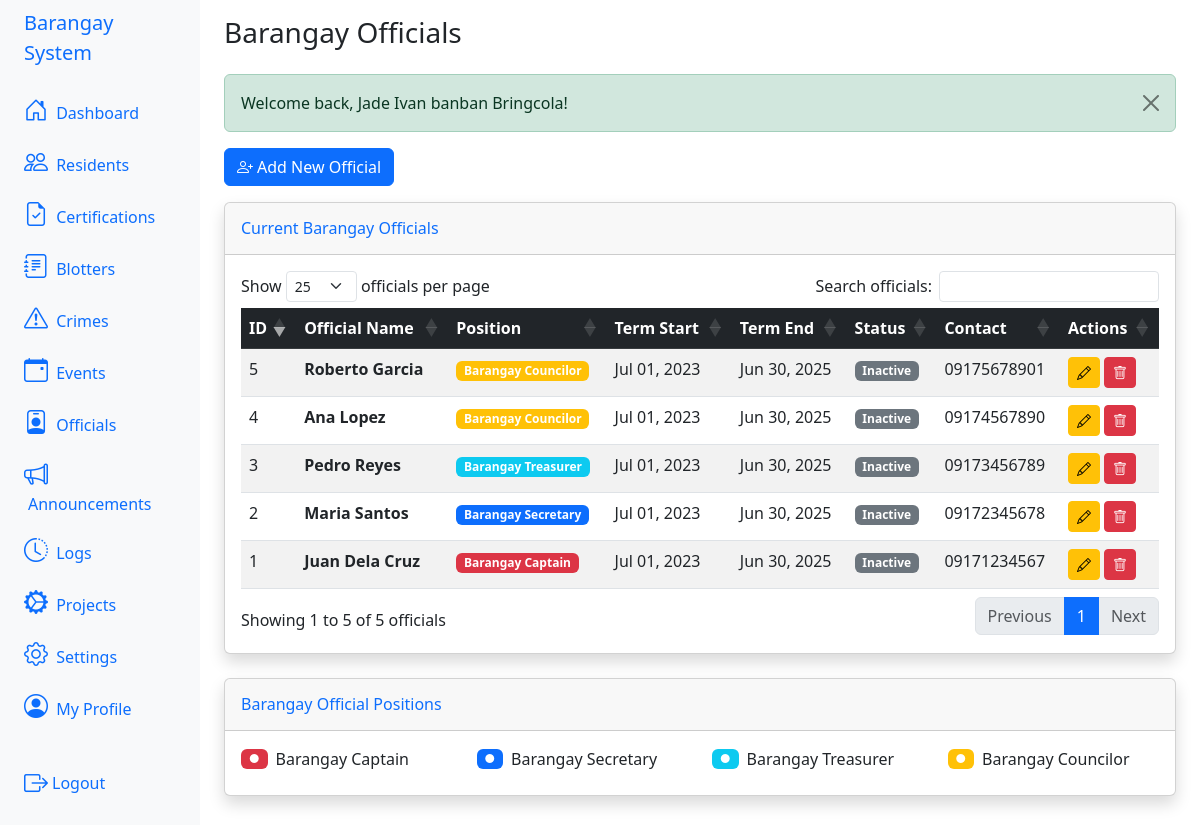
The page /index.php?action=officials (signed in) on the database its author committed.
### tables this page shows
CREATE TABLE IF NOT EXISTS `tbl_officials` (
  `id` int NOT NULL AUTO_INCREMENT,
  `resident_id` int NOT NULL,
  `position` varchar(255) NOT NULL,
  `term_start` date DEFAULT NULL,
  `term_end` date DEFAULT NULL,
  `created_at` timestamp NULL DEFAULT CURRENT_TIMESTAMP,
  PRIMARY KEY (`id`),
  KEY `resident_id` (`resident_id`),
  CONSTRAINT `tbl_officials_ibfk_1` FOREIGN KEY (`resident_id`) REFERENCES `tbl_residents` (`id`) ON DELETE CASCADE
);

CREATE TABLE IF NOT EXISTS `tbl_residents` (
  `id` int NOT NULL AUTO_INCREMENT,
  `user_id` int DEFAULT NULL,
  `full_name` varchar(255) NOT NULL,
  `address` text NOT NULL,
  `birthdate` date NOT NULL,
  `gender` enum('male','female','other') NOT NULL,
  `contact_number` varchar(50) DEFAULT NULL,
  `occupation` varchar(255) DEFAULT NULL,
  `civil_status` enum('single','married','widowed','divorced') NOT NULL,
  `created_at` timestamp NULL DEFAULT CURRENT_TIMESTAMP,
  `updated_at` timestamp NULL DEFAULT CURRENT_TIMESTAMP ON UPDATE CURRENT_TIMESTAMP,
  PRIMARY KEY (`id`),
  KEY `user_id` (`user_id`),
  CONSTRAINT `tbl_residents_ibfk_1` FOREIGN KEY (`user_id`) REFERENCES `tbl_users` (`id`) ON DELETE SET NULL
);

### app/views/official/officials.php (the view, shortened to what this page needs)
<div class="container-fluid">
  <h1 class="h3 mb-4 text-gray-800">Barangay Officials</h1>
  <?php if (isset($_SESSION['success'])): ?>
    <div class="alert alert-success alert-dismissible fade show" role="alert">
      <?php echo $_SESSION['success'];
      unset($_SESSION['success']); ?>
      <button type="button" class="btn-close" data-bs-dismiss="alert" aria-label="Close"></button>
    </div>
  <?php endif; ?>
  <div class="mb-3">
    <a href="index.php?action=officials&sub=add" class="btn btn-primary">
      <i class="bi bi-person-plus me-1"></i>Add New Official
    </a>
  </div>
  <div class="card shadow">
    <div class="card-header py-3">
      <h6 class="m-0 font-weight-bold text-primary">Current Barangay Officials</h6>
    </div>
    <div class="card-body">
      <div class="table-responsive">
        <table class="table table-striped table-hover" id="officialsTable">
          <thead class="table-dark">
            <tr>
              <th>ID</th>
              <th>Official Name</th>
              <th>Position</th>
              <th>Term Start</th>
              <th>Term End</th>
              <th>Status</th>
              <th>Contact</th>
              <th>Actions</th>
            </tr>
          </thead>
          <tbody>
            <?php if (!empty($officials)): ?>
              <?php foreach ($officials as $official): ?>
                <?php
                $termEnd = $official['term_end'];
                $isActive = !$termEnd || strtotime($termEnd) >= strtotime(date('Y-m-d'));
                $statusClass = $isActive ? 'success' : 'secondary';
                $statusText = $isActive ? 'Active' : 'Inactive';
                ?>
                <tr>
                  <td><?php echo htmlspecialchars($official['id']); ?></td>
                  <td>
                    <strong><?php echo htmlspecialchars($official['official_name']); ?></strong>
                  </td>
                  <td>
                    <?php
                    $positionClass = [
                      'Barangay Captain' => 'danger',
                      'Barangay Secretary' => 'primary',
                      'Barangay Treasurer' => 'info',
                      'Barangay Councilor' => 'warning'
                    ][$official['position']] ?? 'secondary';
                    ?>
                    <span class="badge bg-<?php echo $positionClass; ?>">
                      <?php echo htmlspecialchars($official['position']); ?>
                    </span>
                  </td>
                  <td><?php echo date('M d, Y', strtotime($official['term_start'])); ?></td>
                  <td>
                    <?php if ($official['term_end']): ?>
                      <?php echo date('M d, Y', strtotime($official['term_end'])); ?>
                    <?php else: ?>
                      <span class="text-muted">Ongoing</span>
                    <?php endif; ?>
                  </td>
                  <td>
                    <span class="badge bg-<?php echo $statusClass; ?>">
                      <?php echo $statusText; ?>
                    </span>
                  </td>
                  <td><?php echo htmlspecialchars($official['contact_number'] ?? 'N/A'); ?></td>
                  <td>
                    <a href="index.php?action=officials&sub=edit&id=<?php echo $official['id']; ?>"
                      class="btn btn-sm btn-warning" title="Edit">
                      <i class="bi bi-pencil"></i>
                    </a>
                    <a href="index.php?action=officials&sub=delete&id=<?php echo $official['id']; ?>"
                      class="btn btn-sm btn-danger"
                      onclick="return confirm('Are you sure you want to remove <?php echo addslashes($official['official_name']); ?> as <?php echo addslashes($official['position']); ?>?')"
                      title="Remove">
                      <i class="bi bi-trash"></i>
                    </a>
                  </td>
                </tr>
              <?php endforeach; ?>
            <?php endif; ?>
          </tbody>
        </table>
      </div>
    </div>
  </div>
  <div class="card shadow mt-4">
    <div class="card-header py-3">
      <h6 class="m-0 font-weight-bold text-primary">Barangay Official Positions</h6>
    </div>
    <div class="card-body">
      <div class="row">
        <div class="col-md-3">
          <div class="d-flex align-items-center mb-2">
            <span class="badge bg-danger me-2">●</span>
            <span>Barangay Captain</span>
          </div>
        </div>
        <div class="col-md-3">
          <div class="d-flex align-items-center mb-2">
            <span class="badge bg-primary me-2">●</span>
            <span>Barangay Secretary</span>
          </div>
        </div>
        <div class="col-md-3">
          <div class="d-flex align-items-center mb-2">
            <span class="badge bg-info me-2">●</span>
            <span>Barangay Treasurer</span>
          </div>
        </div>
        <div class="col-md-3">
          <div class="d-flex align-items-center mb-2">
            <span class="badge bg-warning me-2">●</span>
            <span>Barangay Councilor</span>
          </div>
        </div>
      </div>
    </div>
  </div>
</div>

### rows shown on the page
tbl_officials: id "1", resident.full_name "Juan Dela Cruz", position "Barangay Captain", term_start "Jul 01, 2023", term_end "Jun 30, 2025", resident.contact_number "09171234567"
tbl_officials: id "2", resident.full_name "Maria Santos", position "Barangay Secretary", term_start "Jul 01, 2023", term_end "Jun 30, 2025", resident.contact_number "09172345678"
tbl_officials: id "3", resident.full_name "Pedro Reyes", position "Barangay Treasurer", term_start "Jul 01, 2023", term_end "Jun 30, 2025", resident.contact_number "09173456789"
tbl_officials: id "4", resident.full_name "Ana Lopez", position "Barangay Councilor", term_start "Jul 01, 2023", term_end "Jun 30, 2025", resident.contact_number "09174567890"
tbl_officials: id "5", resident.full_name "Roberto Garcia", position "Barangay Councilor", term_start "Jul 01, 2023", term_end "Jun 30, 2025", resident.contact_number "09175678901"

### other values the page prints
$_SESSION['success'] "Welcome back, Jade Ivan banban Bringcola!"
